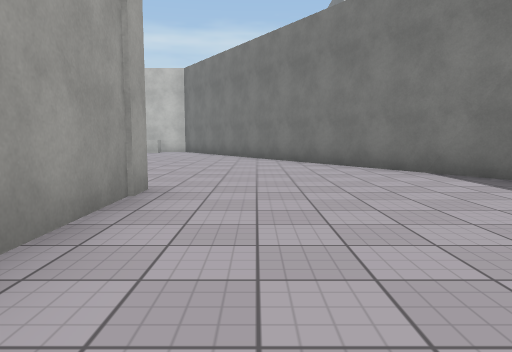
[1] (above)

12 first-person views from a walk through a Unity game level. The camera is 1.2 m above the floor, tilts 6° down and sees 70° across. The floor is counted in squares, 2 m on a side. Each view is taken from the middle of a square. On the plan, view 1 faces up. The plan holds only what a view shows up to about 10 squares ahead; the rest is blank. The place goes on beyond the plan. The player character is not drawn. Surface patterns are stand-ins for the level's own textures.

[2]
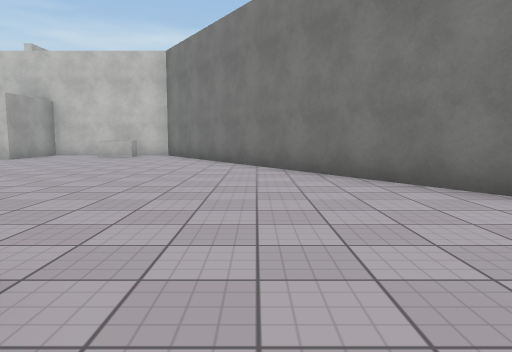

[3]
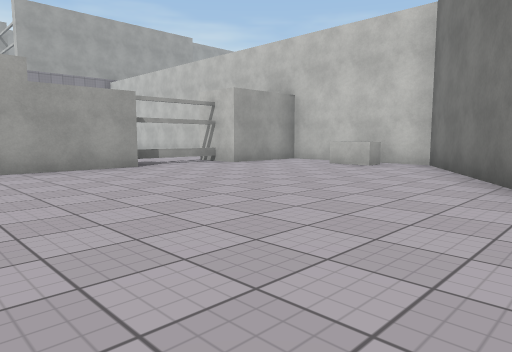

[4]
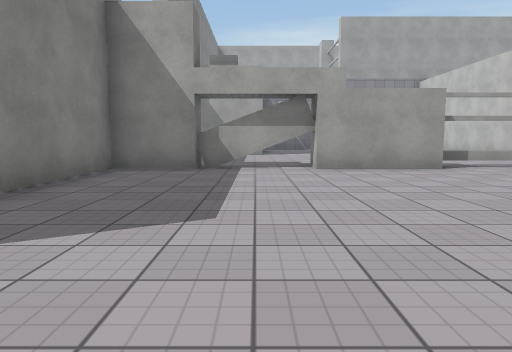

[5]
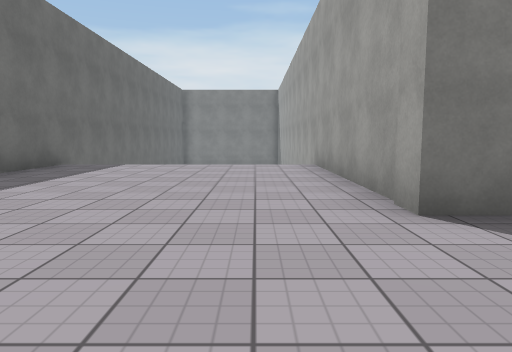

[6]
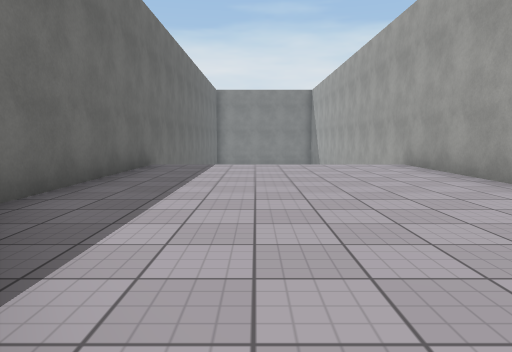

[7]
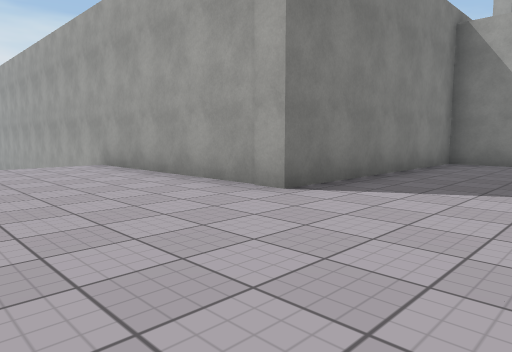

[8]
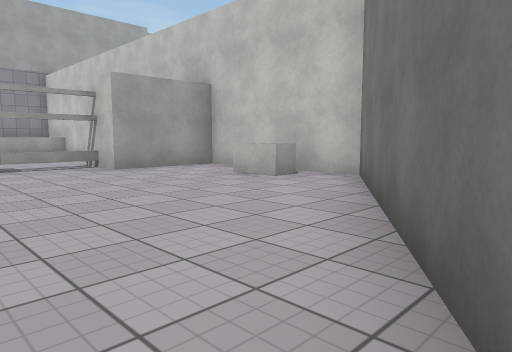

[9]
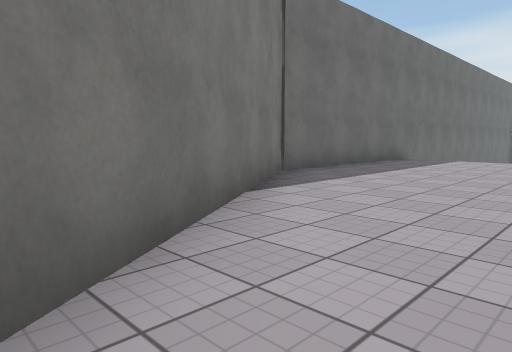

[10]
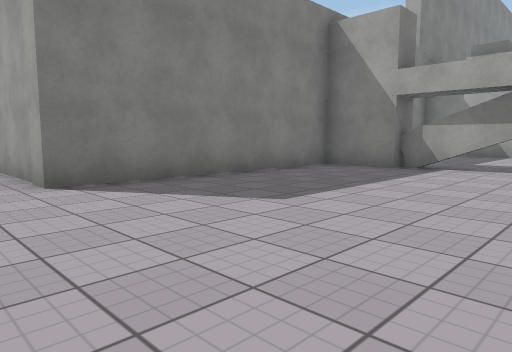

[11]
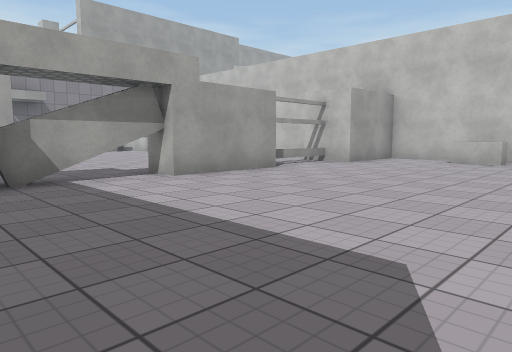

[12]
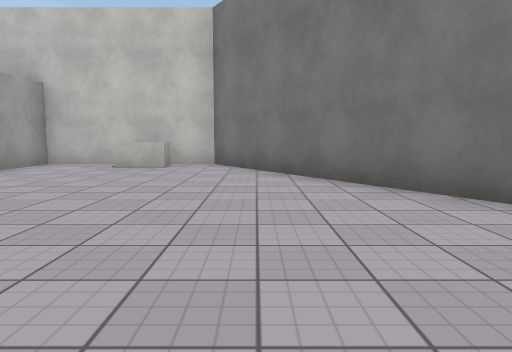

### Floor plan
Key: @ floor where view 1 was taken; # wall or solid block; . floor; = window, fence, low wall or low ledge; v drop or lower ground; T thing the floor can be seen under or through; O other object.
Columns run from 9 left of view 1 to 5 right of it. Each row starts with its distance up from view 1.
 16   ### ##
 15   #.#O.#
 14   #....##
 13 .##.....#
 12 .=......##
 11  =.......##
 10  ##.......#
  9   T.......##
  8 .TT........##
  7 .T..........#
  6 .TT.........##
  5   #..........##
  4   ######......#
  3        #......#
  2        #......#
  1        #......#
  0        #.@....#
 -1        #......#
 -2        #v     #
 -3         v     #
 -4         v

Where each view was taken, in squares from view 1:
view 1: 0 up, 0 right, facing up
view 2: 3 up, 0 right, facing up
view 3: 7 up, 0 right, facing up-left
view 4: 7 up, 0 right, facing left
view 5: 7 up, 0 right, facing down
view 6: 7 up, 2 right, facing down
view 7: 7 up, 2 right, facing down-left
view 8: 10 up, 0 right, facing up-left
view 9: 9 up, 0 right, facing down-right
view 10: 9 up, 0 right, facing down-left
view 11: 5 up, 2 left, facing up-left
view 12: 7 up, 2 left, facing up
